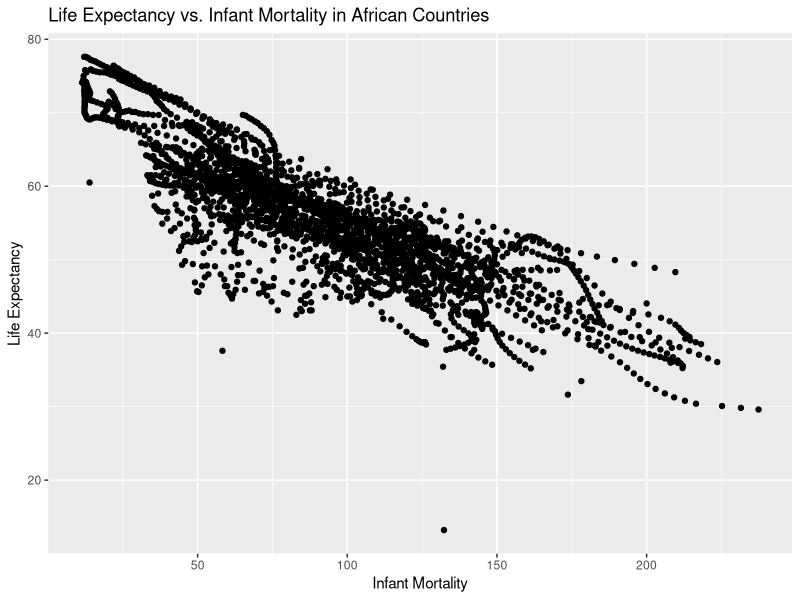
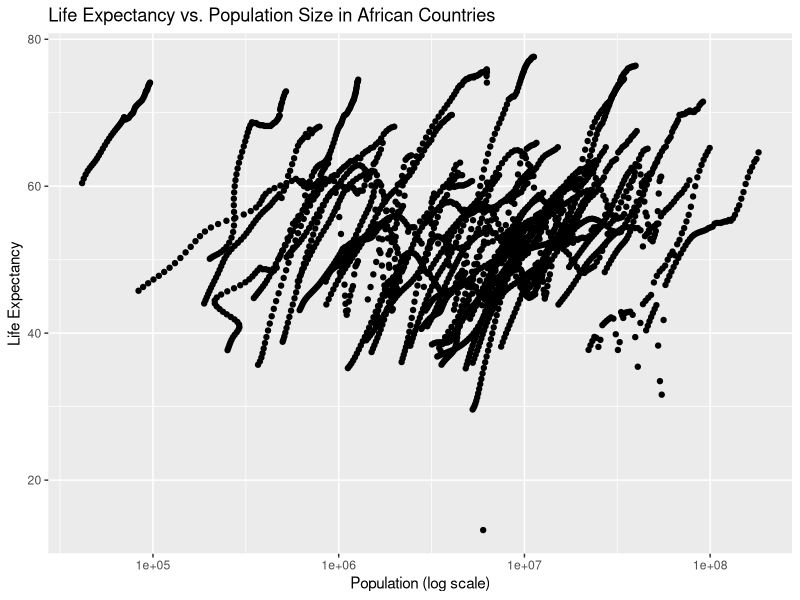
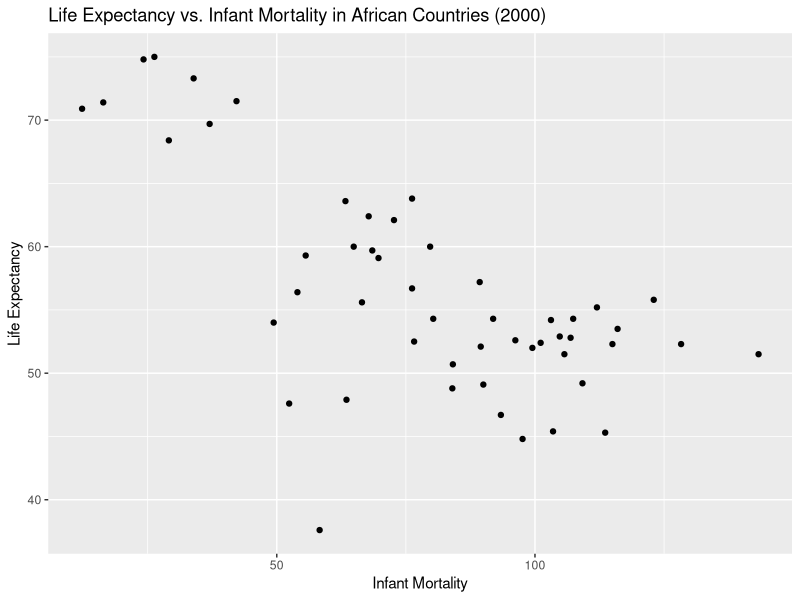
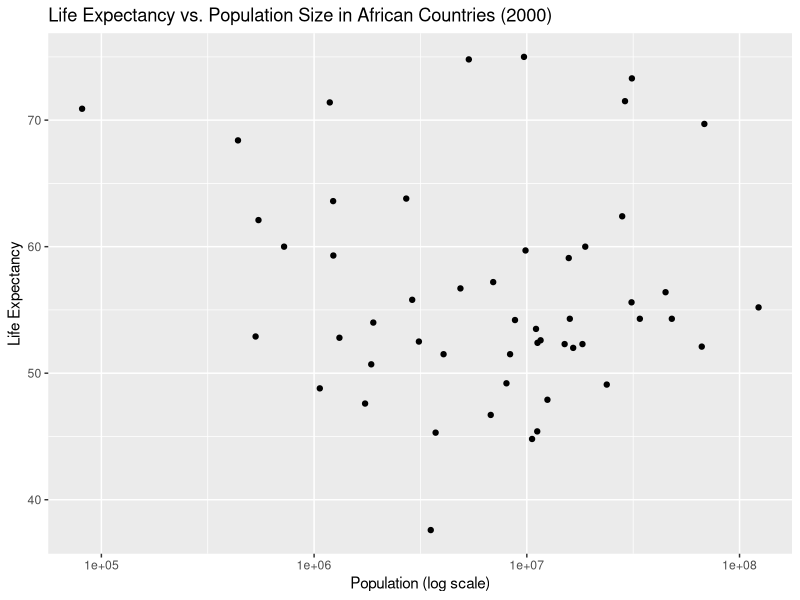
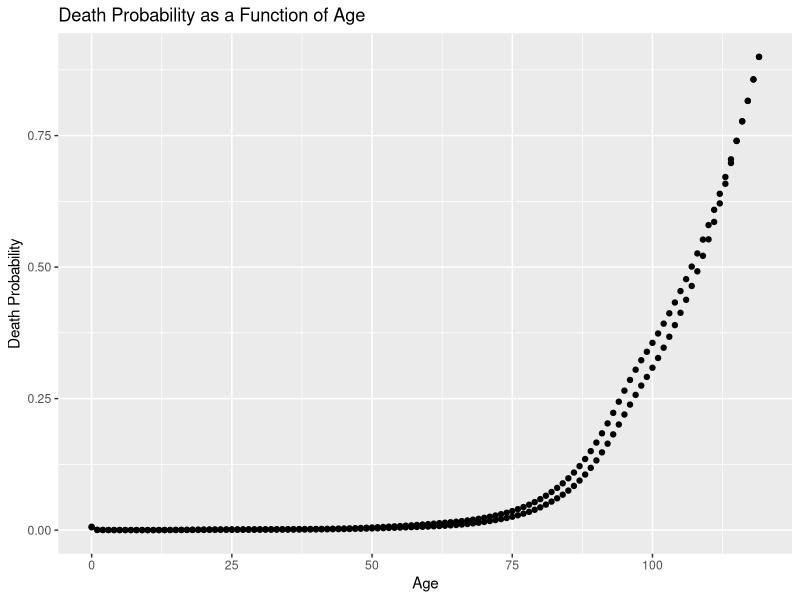
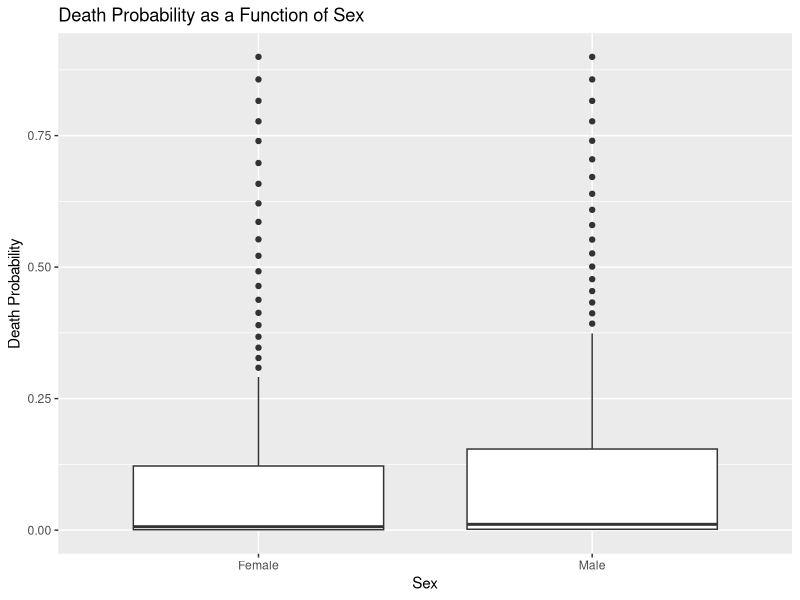

Here is the R script that generated these plots, in order:
## ---- chunk 1
library(dslabs)
library(ggplot2)
## ---- chunk 2
help(gapminder)

str(gapminder)
## ---- chunk 3
summary(gapminder)
## ---- chunk 4
class(gapminder)
## ---- chunk 5
africadata <- gapminder[gapminder$continent == "Africa", ]
str(africadata)
summary(africadata)
## ---- chunk 6
africa_infant_life <- africadata[, c("infant_mortality", "life_expectancy")]
africa_pop_life <- africadata[, c("population", "life_expectancy")]
## ---- chunk 7
ggplot(africa_infant_life, aes(x = infant_mortality, y = life_expectancy)) +
  geom_point() +
  labs(title = "Life Expectancy vs. Infant Mortality in African Countries",
       x = "Infant Mortality",
       y = "Life Expectancy") 
## ---- chunk 8
ggplot(africa_pop_life, aes(x = population, y = life_expectancy)) +
  geom_point() +
  scale_x_log10() +
  labs(title = "Life Expectancy vs. Population Size in African Countries",
       x = "Population (log scale)",
       y = "Life Expectancy")
## ---- chunk 9
str(africadata)
## ---- chunk 10
missing_infant_mortality <- aggregate(infant_mortality ~ year, data = africadata, function(x) sum(is.na(x)))
print(missing_infant_mortality)
## ---- chunk 11
africa_2000 <- africadata[africadata$year == 2000, ]

str(africa_2000)

summary(africa_2000)
## ---- chunk 12
ggplot(africa_2000, aes(x = infant_mortality, y = life_expectancy)) +
  geom_point() +
  labs(title = "Life Expectancy vs. Infant Mortality in African Countries (2000)",
       x = "Infant Mortality",
       y = "Life Expectancy")
## ---- chunk 13
ggplot(africa_2000, aes(x = population, y = life_expectancy)) +
  geom_point() +
  scale_x_log10() +
  labs(title = "Life Expectancy vs. Population Size in African Countries (2000)",
       x = "Population (log scale)",
       y = "Life Expectancy")
## ---- chunk 14
fit1 <- lm(life_expectancy ~ infant_mortality, data = africa_2000)
fit2 <- lm(life_expectancy ~ population, data = africa_2000)
## ---- chunk 15
summary(fit1)
summary(fit2)
## ---- chunk 16
data(death_prob)
class(death_prob)
str(death_prob)
## ---- chunk 17
women_death_prob <- subset(death_prob, sex == "Female")
str(women_death_prob)
summary(women_death_prob)
## ---- chunk 18
age_death_prob <- death_prob[, c("age", "prob")]
sex_death_prob <- death_prob[, c("sex", "prob")]
## ---- chunk 19
str(age_death_prob)
str(sex_death_prob)
## ---- chunk 20
summary(age_death_prob)
summary(sex_death_prob)
## ---- chunk 21
ggplot(age_death_prob, aes(x = age, y = prob)) +
  geom_point() +
  labs(title = "Death Probability as a Function of Age",
       x = "Age",
       y = "Death Probability")
## ---- chunk 22
ggplot(sex_death_prob, aes(x = sex, y = prob)) +
  geom_boxplot() +
  labs(title = "Death Probability as a Function of Sex",
       x = "Sex",
       y = "Death Probability")
## ---- chunk 23
fit_age <- lm(prob ~ age, data = age_death_prob)
fit_year <- lm(prob ~ sex, data = sex_death_prob)
## ---- chunk 24
summary(fit_age)
summary(fit_year)
